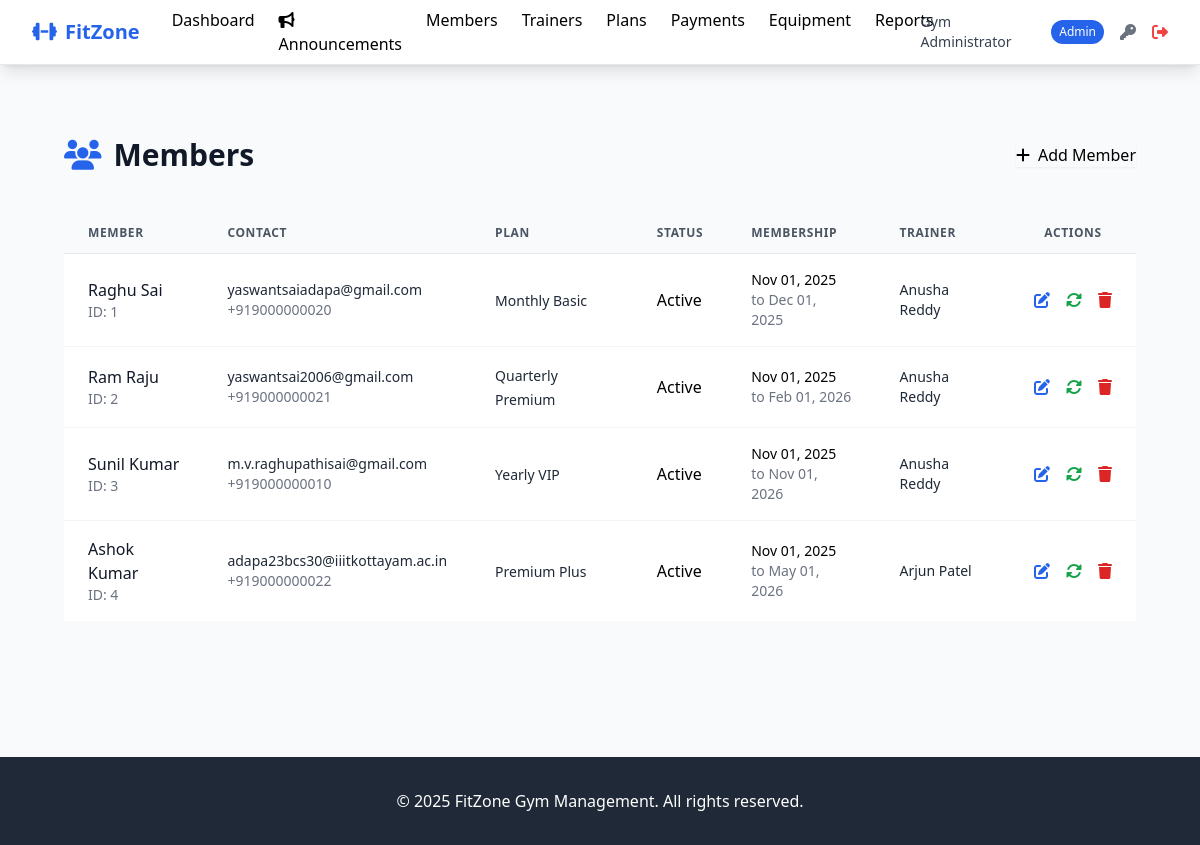
The page /admin/members (signed in) on the database its author committed.
### tables this page shows
CREATE TABLE members (
        id INTEGER PRIMARY KEY AUTOINCREMENT,
        user_id INTEGER,
        membership_plan_id INTEGER,
        phone TEXT NOT NULL,
        emergency_contact TEXT,
        emergency_phone TEXT,
        address TEXT,
        date_of_birth DATE,
        weight DECIMAL(5,2),
        height DECIMAL(5,2),
        medical_conditions TEXT,
        fitness_goals TEXT,
        membership_start_date DATE,
        membership_end_date DATE,
        status TEXT DEFAULT 'pending_payment' CHECK (status IN ('active', 'inactive', 'suspended', 'pending_payment')),
        trainer_id INTEGER,
        created_at TIMESTAMP DEFAULT CURRENT_TIMESTAMP,
        updated_at TIMESTAMP DEFAULT CURRENT_TIMESTAMP,
        FOREIGN KEY (user_id) REFERENCES users (id),
        FOREIGN KEY (membership_plan_id) REFERENCES membership_plans (id),
        FOREIGN KEY (trainer_id) REFERENCES trainers (id)
        );

CREATE TABLE users (
            id INTEGER PRIMARY KEY AUTOINCREMENT,
            username TEXT UNIQUE NOT NULL,
            email TEXT UNIQUE NOT NULL,
            password_hash TEXT NOT NULL,
            role TEXT NOT NULL CHECK (role IN ('admin', 'member', 'trainer')),
            full_name TEXT NOT NULL,
            phone TEXT,
            is_active BOOLEAN DEFAULT 1,
            created_at TIMESTAMP DEFAULT CURRENT_TIMESTAMP,
            updated_at TIMESTAMP DEFAULT CURRENT_TIMESTAMP
            -- reset_token TEXT,
            -- reset_token_expires TEXT
        );

CREATE TABLE membership_plans (
            id INTEGER PRIMARY KEY AUTOINCREMENT,
            name TEXT NOT NULL,
            description TEXT,
            duration_months INTEGER NOT NULL,
            price DECIMAL(10,2) NOT NULL,
            features TEXT, -- JSON string
            is_active BOOLEAN DEFAULT 1,
            created_at TIMESTAMP DEFAULT CURRENT_TIMESTAMP,
            updated_at TIMESTAMP DEFAULT CURRENT_TIMESTAMP
        );

### app/routes/admin.py (the view)
@admin_bp.route('/members')
@admin_required
def members():
    members = Member.get_all_with_details()
    membership_plans = MembershipPlan.get_all_active()
    trainers = Trainer.get_all_active()
    return render_template('admin/members.html', members=members,
                           membership_plans=membership_plans, trainers=trainers)

### app/models/database.py (called while the page is built)
def get_db_connection(db_path='gym_management.db'):
    conn = sqlite3.connect(db_path)
    conn.row_factory = sqlite3.Row
    conn.execute("PRAGMA foreign_keys = ON")
    return conn

def execute_query(query, params=(), db_path='gym_management.db', fetch=False):
    conn = get_db_connection(db_path)
    cursor = conn.cursor()
    try:
        cursor.execute(query, params)
        if fetch:
            result = cursor.fetchall()
            conn.close()
            return result
        else:
            conn.commit()
            last_id = cursor.lastrowid
            conn.close()
            return last_id
    except Exception as e:
        conn.close()
        try:
            from flask import current_app
            current_app.logger.error(f"DB Error: {e} | Query: {query} | Params: {params}")
        except:
            print(f"DB Error: {e} | Query: {query} | Params: {params}")
        raise

### app/models/member.py (called while the page is built)
def _to_date(d):
    if d is None or isinstance(d, date):
        return d
    try:
        return datetime.fromisoformat(str(d)).date()
    except Exception:
        try:
            return datetime.strptime(str(d), "%Y-%m-%d").date()
        except Exception:
            return d  # leave as-is if not parseable

    @classmethod
    def _db_path(cls):
        return current_app.config.get('DATABASE_PATH', 'gym_management.db')

### app/models/membership_plan.py (called while the page is built)
    @classmethod
    def _db_path(cls):
        return current_app.config.get('DATABASE_PATH', 'gym_management.db')

    @classmethod
    def get_all_active(cls):
        db_path = cls._db_path()
        query = 'SELECT * FROM membership_plans WHERE is_active = 1'
        results = execute_query(query, (), db_path, fetch=True) or []
        plans = []
        for row in results:
            plan = cls(
                id=row[0], name=row[1], description=row[2], duration_months=row[3],
                price=row[4], features=row[5], is_active=bool(row[6]), created_at=row[7], updated_at=row[8]
            )
            plans.append(plan)
        return plans

### app/templates/admin/members.html (shortened to what this page needs)
{% extends "base.html" %}
{% block content %}
<div class="max-w-7xl mx-auto px-4 sm:px-6 lg:px-8 py-10">
    <div class="flex justify-between items-center mb-10">
        <h1 class="text-3xl font-bold text-gray-900 flex items-center">
            <i class="fas fa-users mr-3 text-primary"></i>Members
        </h1>
        <a href="{{ url_for('admin.add_member_form') }}"
           class="btn btn-primary shadow-sm hover:shadow-md transition">
            <i class="fas fa-plus mr-2"></i>Add Member
        </a>
    </div>
    <div class="card">
        <div class="card-body p-0">
            {% if members %}
            <div class="overflow-x-auto">
                <table class="min-w-full divide-y divide-gray-200">
                    <thead class="bg-gray-50">
                        <tr>
                            <th class="px-6 py-3 text-left text-xs font-semibold text-gray-600 uppercase tracking-wider">Member</th>
                            <th class="px-6 py-3 text-left text-xs font-semibold text-gray-600 uppercase tracking-wider">Contact</th>
                            <th class="px-6 py-3 text-left text-xs font-semibold text-gray-600 uppercase tracking-wider">Plan</th>
                            <th class="px-6 py-3 text-left text-xs font-semibold text-gray-600 uppercase tracking-wider">Status</th>
                            <th class="px-6 py-3 text-left text-xs font-semibold text-gray-600 uppercase tracking-wider">Membership</th>
                            <th class="px-6 py-3 text-left text-xs font-semibold text-gray-600 uppercase tracking-wider">Trainer</th>
                            <th class="px-6 py-3 text-center text-xs font-semibold text-gray-600 uppercase tracking-wider">Actions</th>
                        </tr>
                    </thead>
                    <tbody class="bg-white divide-y divide-gray-100">
                        {% for member in members %}
                        <tr class="hover:bg-gray-50 transition-all duration-300">
                            <td class="px-6 py-4">
                                <div>
                                    <p class="font-medium text-gray-900">{{ member.full_name or 'N/A' }}</p>
                                    <p class="text-sm text-gray-500">ID: {{ member.id }}</p>
                                </div>
                            </td>
                            <td class="px-6 py-4">
                                <p class="text-sm text-gray-800">{{ member.email or 'N/A' }}</p>
                                <p class="text-sm text-gray-500">{{ member.phone or 'N/A' }}</p>
                            </td>
                            <td class="px-6 py-4">
                                <span class="text-sm font-medium text-gray-800">{{ member.plan_name or 'No Plan' }}</span>
                            </td>
                            <td class="px-6 py-4">
                                <span class="badge
                                    {{ 'badge-success' if member.status == 'active' else 'badge-danger' }}">
                                    {{ member.status|title }}
                                </span>
                            </td>
                            <td class="px-6 py-4 text-sm">
                                {% if member.membership_end_date %}
                                    <div>{{ member.membership_start_date.strftime('%b %d, %Y') if member.membership_start_date else 'N/A' }}</div>
                                    <div class="text-gray-500">to {{ member.membership_end_date.strftime('%b %d, %Y') }}</div>
                                {% else %}
                                    <span class="text-gray-400">Not Set</span>
                                {% endif %}
                            </td>
                            <td class="px-6 py-4 text-sm text-gray-800">
                                {{ member.trainer_name or 'Unassigned' }}
                            </td>
                            <td class="px-6 py-4 text-center">
                                <div class="flex justify-center space-x-4">
                                    <a href="{{ url_for('admin.edit_member', member_id=member.id) }}"
                                       class="text-primary hover:text-blue-800 transition" title="Edit">
                                        <i class="fas fa-edit"></i>
                                    </a>
                                    <a href="{{ url_for('admin.renew_membership', member_id=member.id) }}"
                                       class="text-green-600 hover:text-green-800 transition" title="Renew">
                                        <i class="fas fa-sync-alt"></i>
                                    </a>
                                    <form method="get" action="{{ url_for('admin.confirm_delete_member', member_id=member.id) }}"
                                          class="inline" onsubmit="return confirm('Are you sure you want to remove this member?');">
                                        <button type="submit" class="text-red-600 hover:text-red-800 transition" title="Remove">
                                            <i class="fas fa-trash"></i>
                                        </button>
                                    </form>
                                </div>
                            </td>
                        </tr>
                        {% endfor %}
                    </tbody>
                </table>
            </div>
            {% endif %}
        </div>
    </div>
</div>
{% endblock %}

### app/templates/base.html (style rules this page uses)
.btn { @apply px-4 py-2 rounded-lg font-medium transition-all duration-200 focus:outline-none focus:ring-2 focus:ring-offset-2; }
.btn-primary { @apply bg-primary text-white hover:bg-blue-700 focus:ring-primary; }
.card { @apply bg-white rounded-xl shadow-sm border border-gray-200 overflow-hidden; }
.card-body { @apply p-6; }
.badge { @apply inline-flex items-center px-2.5 py-0.5 rounded-full text-xs font-medium; }
.badge-success { @apply bg-green-100 text-green-800; }

### rows shown on the page
members: full_name "Raghu Sai", id "1", email "yaswantsaiadapa@gmail.com", phone "+919000000020", name "Monthly Basic", status "Active", membership_start_date "Nov 01, 2025", membership_end_date "Dec 01, 2025", full_name "Anusha Reddy"
members: full_name "Ram Raju", id "2", email "yaswantsai2006@gmail.com", phone "+919000000021", name "Quarterly Premium", status "Active", membership_start_date "Nov 01, 2025", membership_end_date "Feb 01, 2026", full_name "Anusha Reddy"
members: full_name "Sunil Kumar", id "3", email "m.v.raghupathisai@gmail.com", phone "+919000000010", name "Yearly VIP", status "Active", membership_start_date "Nov 01, 2025", membership_end_date "Nov 01, 2026", full_name "Anusha Reddy"
members: full_name "Ashok Kumar", id "4", email "adapa23bcs30@iiitkottayam.ac.in", phone "+919000000022", name "Premium Plus", status "Active", membership_start_date "Nov 01, 2025", membership_end_date "May 01, 2026", full_name "Arjun Patel"

### other values the page prints
{{ session.full_name }} "Gym Administrator"
{{ session.role|title }} "Admin"
